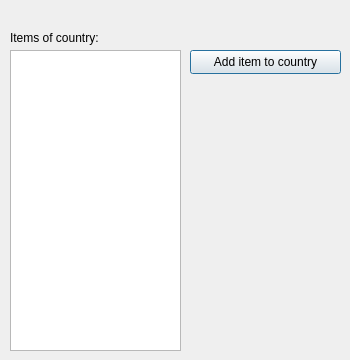
<?xml version="1.0" encoding="UTF-8"?>
<ui version="4.0">
 <class>InfoCountry</class>
 <widget class="QDialog" name="InfoCountry">
  <property name="geometry">
   <rect>
    <x>0</x>
    <y>0</y>
    <width>350</width>
    <height>360</height>
   </rect>
  </property>
  <property name="windowTitle">
   <string>Dialog</string>
  </property>
  <widget class="QLabel" name="label">
   <property name="geometry">
    <rect>
     <x>10</x>
     <y>10</y>
     <width>231</width>
     <height>16</height>
    </rect>
   </property>
   <property name="styleSheet">
    <string notr="true">color: red;</string>
   </property>
   <property name="text">
    <string/>
   </property>
  </widget>
  <widget class="QListWidget" name="listWidget">
   <property name="geometry">
    <rect>
     <x>10</x>
     <y>50</y>
     <width>171</width>
     <height>301</height>
    </rect>
   </property>
  </widget>
  <widget class="QLabel" name="label_2">
   <property name="geometry">
    <rect>
     <x>10</x>
     <y>30</y>
     <width>171</width>
     <height>16</height>
    </rect>
   </property>
   <property name="text">
    <string>Items of country:</string>
   </property>
  </widget>
  <widget class="QPushButton" name="pushButton">
   <property name="geometry">
    <rect>
     <x>190</x>
     <y>50</y>
     <width>151</width>
     <height>24</height>
    </rect>
   </property>
   <property name="text">
    <string>Add item to country</string>
   </property>
  </widget>
 </widget>
 <resources/>
 <connections/>
</ui>
